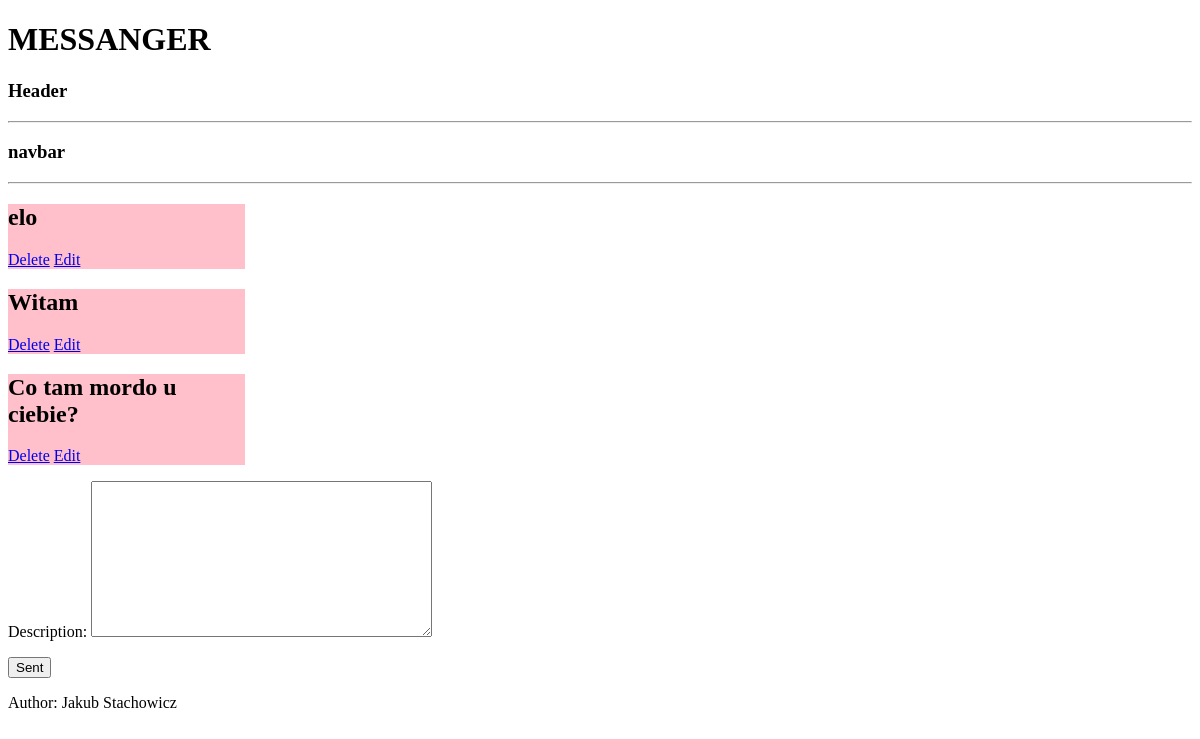
Before: / with the older database file.
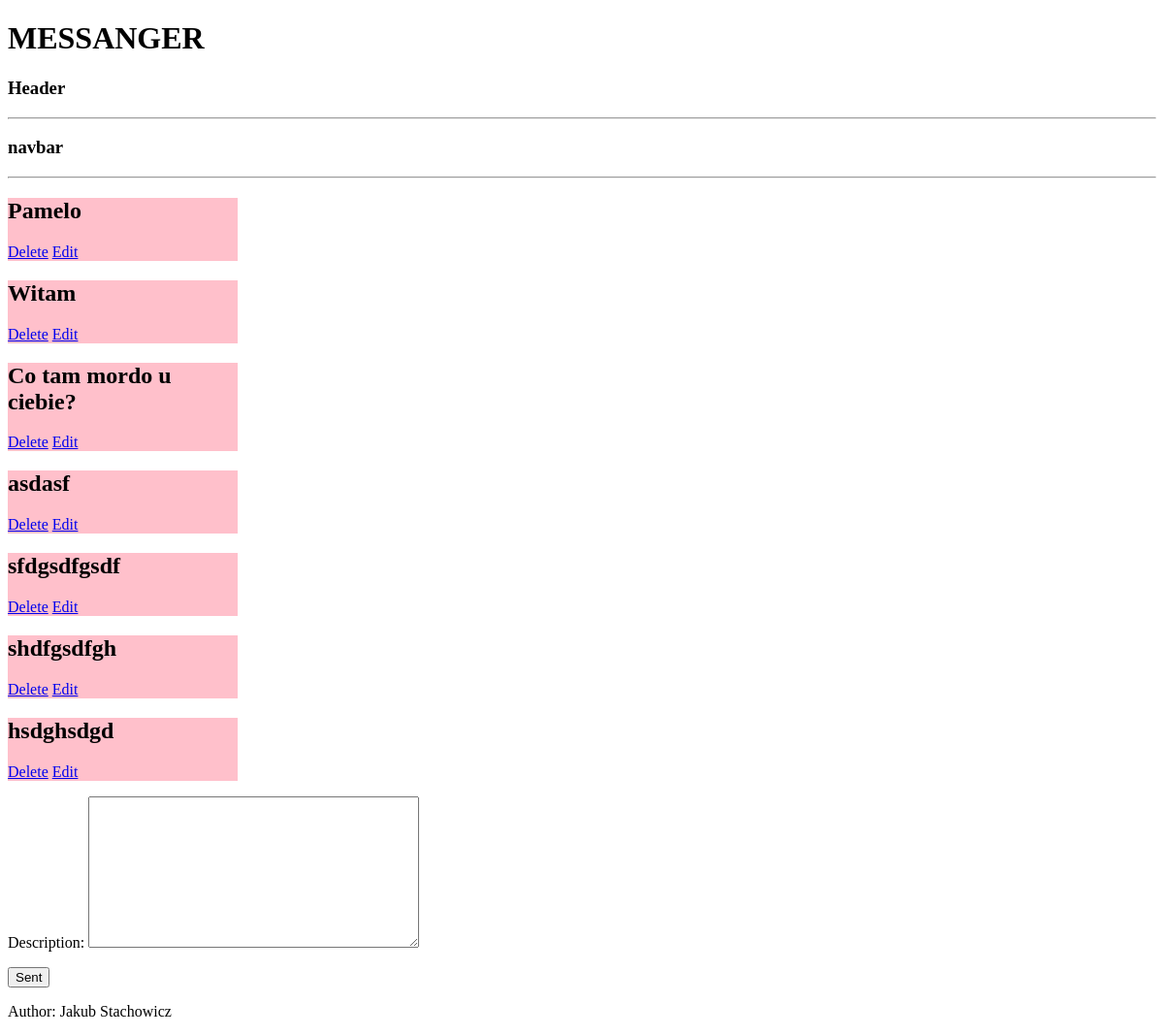
After: the same page with the newer database file.
### main/models.py (models this page shows)
class Message(models.Model):
    description = models.TextField(null=True, blank=True)
    created = models.DateTimeField(auto_now_add=True)

### main/views.py (the view)
# urls.py: path('', views.home, name='home'),
def home(request):
    messages = Message.objects.all()
    form = MessageForm()
    if request.method == "POST":
        print(request.POST.get('description'))
        form = MessageForm(request.POST)
        if form.is_valid() and request.POST.get('description'):
            form.save()
            return redirect('home')
    context = {'messages':messages,
               'form':form}
    return render(request, 'main/home.html', context)

### main/forms.py
class MessageForm(ModelForm):
    class Meta:
        model = Message
        fields = ['description']

### main/templates/main/home.html (shortened to what this page needs)
{% extends 'main.html' %}
{% block content %}
{% for message in messages%}
<div class="message">
    <h2>{{message.description}}</h2>
    <a href="{% url 'delete' message.id %}">Delete</a>
    <a href="{% url 'edit' message.id %}">Edit</a>
</div>
{% endfor %}
<form action="" method="POST">
    {{form.as_p}}
    <input type="submit" value="Sent">
</form>
{% endblock %}

Changed rows visible on the page:
changed Message: description "elo" → "Pamelo"
added Message: description "asdasf"
added Message: description "sfdgsdfgsdf"
added Message: description "shdfgsdfgh"
added Message: description "hsdghsdgd"
